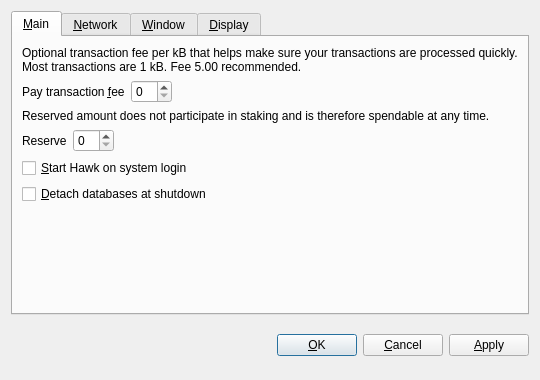
<?xml version="1.0" encoding="UTF-8"?>
<ui version="4.0">
 <class>OptionsDialog</class>
 <widget class="QDialog" name="OptionsDialog">
  <property name="geometry">
   <rect>
    <x>0</x>
    <y>0</y>
    <width>540</width>
    <height>380</height>
   </rect>
  </property>
  <property name="windowTitle">
   <string>Options</string>
  </property>
  <property name="modal">
   <bool>true</bool>
  </property>
  <layout class="QVBoxLayout" name="verticalLayout">
   <item>
    <widget class="QTabWidget" name="tabWidget">
     <property name="tabPosition">
      <enum>QTabWidget::North</enum>
     </property>
     <property name="currentIndex">
      <number>0</number>
     </property>
     <widget class="QWidget" name="tabMain">
      <attribute name="title">
       <string>&amp;Main</string>
      </attribute>
      <layout class="QVBoxLayout" name="verticalLayout_Main">
       <item>
        <widget class="QLabel" name="transactionFeeInfoLabel">
         <property name="text">
          <string>Optional transaction fee per kB that helps make sure your transactions are processed quickly. Most transactions are 1 kB. Fee 5.00 recommended.</string>
         </property>
         <property name="textFormat">
          <enum>Qt::PlainText</enum>
         </property>
         <property name="wordWrap">
          <bool>true</bool>
         </property>
        </widget>
       </item>
       <item>
        <layout class="QHBoxLayout" name="horizontalLayoutFee">
         <item>
          <widget class="QLabel" name="transactionFeeLabel">
           <property name="text">
            <string>Pay transaction &amp;fee</string>
           </property>
           <property name="textFormat">
            <enum>Qt::PlainText</enum>
           </property>
           <property name="buddy">
            <cstring>transactionFee</cstring>
           </property>
          </widget>
         </item>
         <item>
          <widget class="BitcoinAmountField" name="transactionFee"/>
         </item>
         <item>
          <spacer name="horizontalSpacerFee">
           <property name="orientation">
            <enum>Qt::Horizontal</enum>
           </property>
           <property name="sizeHint" stdset="0">
            <size>
             <width>40</width>
             <height>20</height>
            </size>
           </property>
          </spacer>
         </item>
        </layout>
       </item>
       <item>
        <widget class="QLabel" name="reserveBalanceInfoLabel">
         <property name="text">
          <string>Reserved amount does not participate in staking and is therefore spendable at any time.</string>
         </property>
         <property name="textFormat">
          <enum>Qt::PlainText</enum>
         </property>
         <property name="wordWrap">
          <bool>true</bool>
         </property>
        </widget>
       </item>
       <item>
        <layout class="QHBoxLayout" name="horizontalLayoutReserveBalance">
         <item>
          <widget class="QLabel" name="reserveBalanceLabel">
           <property name="text">
            <string>Reserve</string>
           </property>
           <property name="textFormat">
            <enum>Qt::PlainText</enum>
           </property>
           <property name="buddy">
            <cstring>reserveBalance</cstring>
           </property>
          </widget>
         </item>
         <item>
          <widget class="BitcoinAmountField" name="reserveBalance"/>
         </item>
         <item>
          <spacer name="horizontalSpacerReserveBalance">
           <property name="orientation">
            <enum>Qt::Horizontal</enum>
           </property>
           <property name="sizeHint" stdset="0">
            <size>
             <width>40</width>
             <height>20</height>
            </size>
           </property>
          </spacer>
         </item>
        </layout>
       </item>
       <item>
        <widget class="QCheckBox" name="bitcoinAtStartup">
         <property name="toolTip">
          <string>Automatically start Hawk after logging in to the system.</string>
         </property>
         <property name="text">
          <string>&amp;Start Hawk on system login</string>
         </property>
        </widget>
       </item>
       <item>
        <widget class="QCheckBox" name="detachDatabases">
         <property name="toolTip">
          <string>Detach block and address databases at shutdown. This means they can be moved to another data directory, but it slows down shutdown. The wallet is always detached.</string>
         </property>
         <property name="text">
          <string>&amp;Detach databases at shutdown</string>
         </property>
        </widget>
       </item>
       <item>
        <spacer name="verticalSpacer_Main">
         <property name="orientation">
          <enum>Qt::Vertical</enum>
         </property>
         <property name="sizeHint" stdset="0">
          <size>
           <width>20</width>
           <height>40</height>
          </size>
         </property>
        </spacer>
       </item>
      </layout>
     </widget>
     <widget class="QWidget" name="tabNetwork">
      <attribute name="title">
       <string>&amp;Network</string>
      </attribute>
      <layout class="QVBoxLayout" name="verticalLayout_Network">
       <item>
        <widget class="QCheckBox" name="mapPortUpnp">
         <property name="toolTip">
          <string>Automatically open the Hawk client port on the router. This only works when your router supports UPnP and it is enabled.</string>
         </property>
         <property name="text">
          <string>Map port using &amp;UPnP</string>
         </property>
        </widget>
       </item>
       <item>
        <widget class="QCheckBox" name="connectSocks">
         <property name="toolTip">
          <string>Connect to the Hawk network through a SOCKS proxy (e.g. when connecting through Tor).</string>
         </property>
         <property name="text">
          <string>&amp;Connect through SOCKS proxy:</string>
         </property>
        </widget>
       </item>
       <item>
        <layout class="QHBoxLayout" name="horizontalLayout_Network">
         <item>
          <widget class="QLabel" name="proxyIpLabel">
           <property name="text">
            <string>Proxy &amp;IP:</string>
           </property>
           <property name="textFormat">
            <enum>Qt::PlainText</enum>
           </property>
           <property name="buddy">
            <cstring>proxyIp</cstring>
           </property>
          </widget>
         </item>
         <item>
          <widget class="QValidatedLineEdit" name="proxyIp">
           <property name="maximumSize">
            <size>
             <width>140</width>
             <height>16777215</height>
            </size>
           </property>
           <property name="toolTip">
            <string>IP address of the proxy (e.g. 127.0.0.1)</string>
           </property>
          </widget>
         </item>
         <item>
          <widget class="QLabel" name="proxyPortLabel">
           <property name="text">
            <string>&amp;Port:</string>
           </property>
           <property name="textFormat">
            <enum>Qt::PlainText</enum>
           </property>
           <property name="buddy">
            <cstring>proxyPort</cstring>
           </property>
          </widget>
         </item>
         <item>
          <widget class="QLineEdit" name="proxyPort">
           <property name="maximumSize">
            <size>
             <width>55</width>
             <height>16777215</height>
            </size>
           </property>
           <property name="toolTip">
            <string>Port of the proxy (e.g. 9050)</string>
           </property>
          </widget>
         </item>
         <item>
          <widget class="QLabel" name="socksVersionLabel">
           <property name="text">
            <string>SOCKS &amp;Version:</string>
           </property>
           <property name="textFormat">
            <enum>Qt::PlainText</enum>
           </property>
           <property name="buddy">
            <cstring>socksVersion</cstring>
           </property>
          </widget>
         </item>
         <item>
          <widget class="QValueComboBox" name="socksVersion">
           <property name="toolTip">
            <string>SOCKS version of the proxy (e.g. 5)</string>
           </property>
          </widget>
         </item>
         <item>
          <spacer name="horizontalSpacer_Network">
           <property name="orientation">
            <enum>Qt::Horizontal</enum>
           </property>
           <property name="sizeHint" stdset="0">
            <size>
             <width>40</width>
             <height>20</height>
            </size>
           </property>
          </spacer>
         </item>
        </layout>
       </item>
       <item>
        <spacer name="verticalSpacer_Network">
         <property name="orientation">
          <enum>Qt::Vertical</enum>
         </property>
         <property name="sizeHint" stdset="0">
          <size>
           <width>20</width>
           <height>40</height>
          </size>
         </property>
        </spacer>
       </item>
      </layout>
     </widget>
     <widget class="QWidget" name="tabWindow">
      <attribute name="title">
       <string>&amp;Window</string>
      </attribute>
      <layout class="QVBoxLayout" name="verticalLayout_Window">
       <item>
        <widget class="QCheckBox" name="minimizeToTray">
         <property name="toolTip">
          <string>Show only a tray icon after minimizing the window.</string>
         </property>
         <property name="text">
          <string>&amp;Minimize to the tray instead of the taskbar</string>
         </property>
        </widget>
       </item>
       <item>
        <widget class="QCheckBox" name="minimizeOnClose">
         <property name="toolTip">
          <string>Minimize instead of exit the application when the window is closed. When this option is enabled, the application will be closed only after selecting Quit in the menu.</string>
         </property>
         <property name="text">
          <string>M&amp;inimize on close</string>
         </property>
        </widget>
       </item>
       <item>
        <spacer name="verticalSpacer_Window">
         <property name="orientation">
          <enum>Qt::Vertical</enum>
         </property>
         <property name="sizeHint" stdset="0">
          <size>
           <width>20</width>
           <height>40</height>
          </size>
         </property>
        </spacer>
       </item>
      </layout>
     </widget>
     <widget class="QWidget" name="tabDisplay">
      <attribute name="title">
       <string>&amp;Display</string>
      </attribute>
      <layout class="QVBoxLayout" name="verticalLayout_Display">
       <item>
        <layout class="QHBoxLayout" name="horizontalLayout_1_Display">
         <item>
          <widget class="QLabel" name="langLabel">
           <property name="text">
            <string>User Interface &amp;language:</string>
           </property>
           <property name="textFormat">
            <enum>Qt::PlainText</enum>
           </property>
           <property name="buddy">
            <cstring>lang</cstring>
           </property>
          </widget>
         </item>
         <item>
          <widget class="QValueComboBox" name="lang">
           <property name="toolTip">
            <string>The user interface language can be set here. This setting will take effect after restarting Hawk.</string>
           </property>
          </widget>
         </item>
        </layout>
       </item>
       <item>
        <layout class="QHBoxLayout" name="horizontalLayout_2_Display">
         <item>
          <widget class="QLabel" name="unitLabel">
           <property name="text">
            <string>&amp;Unit to show amounts in:</string>
           </property>
           <property name="textFormat">
            <enum>Qt::PlainText</enum>
           </property>
           <property name="buddy">
            <cstring>unit</cstring>
           </property>
          </widget>
         </item>
         <item>
          <widget class="QValueComboBox" name="unit">
           <property name="toolTip">
            <string>Choose the default subdivision unit to show in the interface and when sending coins.</string>
           </property>
          </widget>
         </item>
        </layout>
       </item>
       <item>
        <widget class="QCheckBox" name="displayAddresses">
         <property name="toolTip">
          <string>Whether to show Hawk addresses in the transaction list or not.</string>
         </property>
         <property name="text">
          <string>&amp;Display addresses in transaction list</string>
         </property>
        </widget>
       </item>
       <item>
        <widget class="QCheckBox" name="coinControlFeatures">
         <property name="toolTip">
          <string>Whether to show coin control features or not.</string>
         </property>
         <property name="text">
          <string>Display coin &amp;control features (experts only!)</string>
         </property>
        </widget>
       </item>
       <item>
        <spacer name="verticalSpacer_Display">
         <property name="orientation">
          <enum>Qt::Vertical</enum>
         </property>
         <property name="sizeHint" stdset="0">
          <size>
           <width>20</width>
           <height>40</height>
          </size>
         </property>
        </spacer>
       </item>
      </layout>
     </widget>
    </widget>
   </item>
   <item>
    <layout class="QHBoxLayout" name="horizontalLayout_Buttons">
     <item>
      <spacer name="horizontalSpacer_1">
       <property name="orientation">
        <enum>Qt::Horizontal</enum>
       </property>
       <property name="sizeHint" stdset="0">
        <size>
         <width>40</width>
         <height>48</height>
        </size>
       </property>
      </spacer>
     </item>
     <item>
      <widget class="QLabel" name="statusLabel">
       <property name="font">
        <font>
         <weight>75</weight>
         <bold>true</bold>
        </font>
       </property>
       <property name="text">
        <string/>
       </property>
       <property name="textFormat">
        <enum>Qt::PlainText</enum>
       </property>
       <property name="wordWrap">
        <bool>true</bool>
       </property>
      </widget>
     </item>
     <item>
      <spacer name="horizontalSpacer_2">
       <property name="orientation">
        <enum>Qt::Horizontal</enum>
       </property>
       <property name="sizeHint" stdset="0">
        <size>
         <width>40</width>
         <height>48</height>
        </size>
       </property>
      </spacer>
     </item>
     <item>
      <widget class="QPushButton" name="okButton">
       <property name="text">
        <string>&amp;OK</string>
       </property>
      </widget>
     </item>
     <item>
      <widget class="QPushButton" name="cancelButton">
       <property name="text">
        <string>&amp;Cancel</string>
       </property>
       <property name="autoDefault">
        <bool>false</bool>
       </property>
      </widget>
     </item>
     <item>
      <widget class="QPushButton" name="applyButton">
       <property name="text">
        <string>&amp;Apply</string>
       </property>
       <property name="autoDefault">
        <bool>false</bool>
       </property>
      </widget>
     </item>
    </layout>
   </item>
  </layout>
 </widget>
 <customwidgets>
  <customwidget>
   <class>BitcoinAmountField</class>
   <extends>QSpinBox</extends>
   <header>bitcoinamountfield.h</header>
  </customwidget>
  <customwidget>
   <class>QValueComboBox</class>
   <extends>QComboBox</extends>
   <header>qvaluecombobox.h</header>
  </customwidget>
  <customwidget>
   <class>QValidatedLineEdit</class>
   <extends>QLineEdit</extends>
   <header>qvalidatedlineedit.h</header>
  </customwidget>
 </customwidgets>
 <resources/>
 <connections/>
</ui>
